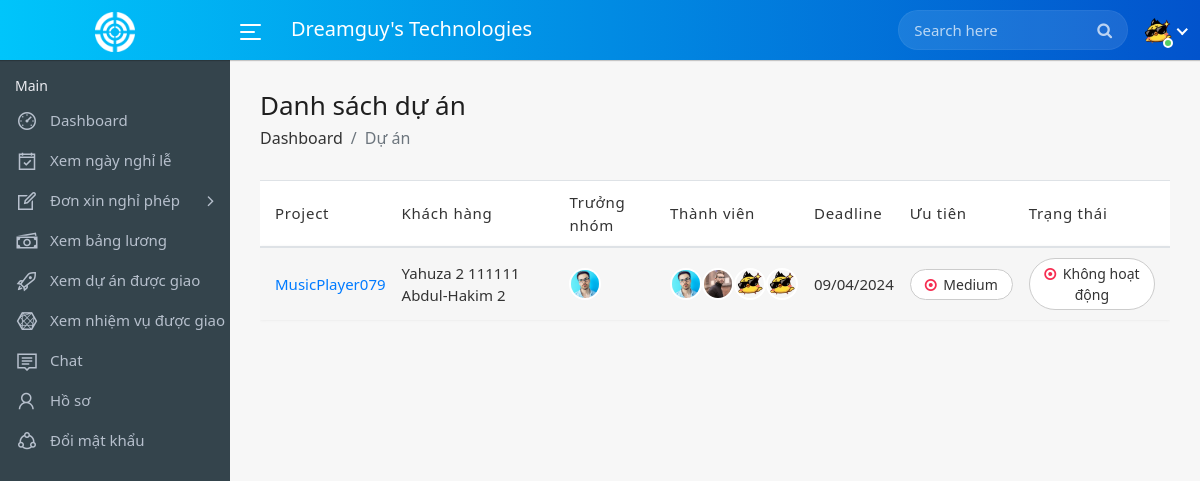
Before: /employee/project.php (signed in) with the older database file.
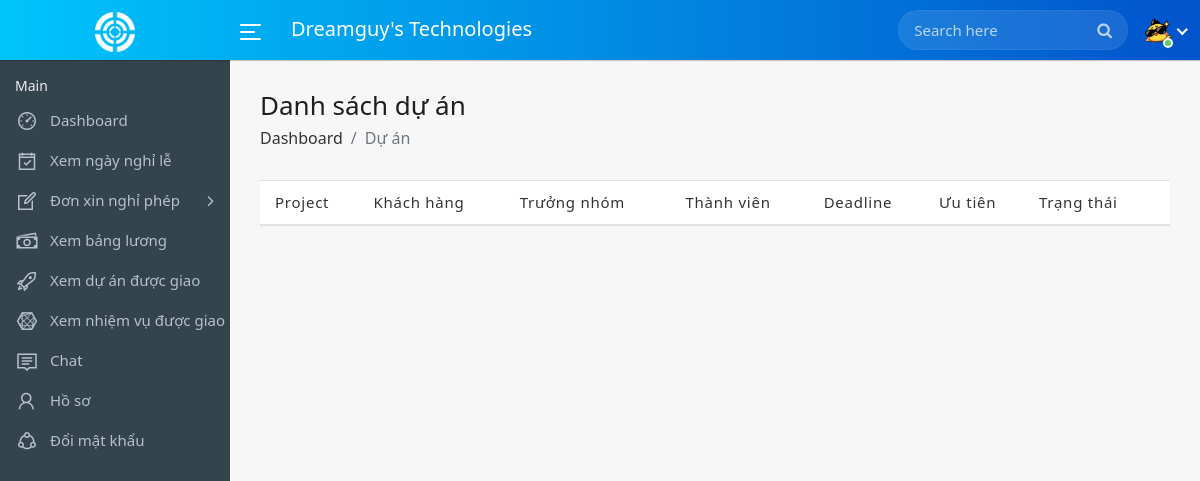
After: the same page with the newer database file.
### tables this page shows
CREATE TABLE `projects` (
  `id` int(11) NOT NULL,
  `name` varchar(255) NOT NULL,
  `client_id` int(11) NOT NULL,
  `start_date` date NOT NULL,
  `end_date` date NOT NULL,
  `rate` double NOT NULL,
  `priority` varchar(200) NOT NULL,
  `leader` int(11) NOT NULL,
  `team` longtext NOT NULL,
  `description` longtext NOT NULL,
  `files` longtext NOT NULL,
  `progress` varchar(100) DEFAULT '0',
  `status` int(11) NOT NULL DEFAULT 0,
  `created_at` timestamp NOT NULL DEFAULT current_timestamp()
);

CREATE TABLE `clients` (
  `id` int(11) NOT NULL,
  `firstname` varchar(255) NOT NULL,
  `lastname` varchar(255) NOT NULL,
  `email` varchar(255) NOT NULL,
  `phone` varchar(20) NOT NULL,
  `company` varchar(255) NOT NULL,
  `address` varchar(255) NOT NULL,
  `avatar` varchar(225) NOT NULL,
  `create_at` date NOT NULL DEFAULT current_timestamp()
);

CREATE TABLE `employees` (
  `id` int(11) NOT NULL,
  `firstname` varchar(100) NOT NULL,
  `lastname` varchar(100) NOT NULL,
  `phone` varchar(20) NOT NULL,
  `email` varchar(100) NOT NULL,
  `department_id` int(11) NOT NULL,
  `designation_id` int(11) NOT NULL,
  `join_date` date NOT NULL DEFAULT current_timestamp(),
  `uuid` varchar(20) NOT NULL,
  `avatar` varchar(200) NOT NULL,
  `basic_salary` double NOT NULL,
  `created_at` datetime NOT NULL DEFAULT current_timestamp()
);

### class/project.php (called while the page is built, shortened)
<?php
class Project {
    private $dbh;
    public function __construct($dbh) {
        $this->dbh = $dbh;
    }
    public function getProjectsByEmp($employeeId) {
        try {
            $query = "SELECT projects.name, projects.rate, projects.client_id, projects.start_date, projects.end_date, projects.priority, projects.leader, projects.team , projects.description, projects.files, projects.progress, projects.status, projects.created_at, projects.id as project_id, clients.firstname AS firstname_c, clients.lastname AS lastname_c, employees.*
                      FROM projects
                      INNER JOIN clients ON projects.client_id = clients.id
                      INNER JOIN employees ON projects.leader = employees.id
                      WHERE JSON_CONTAINS(projects.team, '\"$employeeId\"')";
            $stmt = $this->dbh->prepare($query);
            $stmt->execute();
            return $stmt->fetchAll(PDO::FETCH_ASSOC);
        } catch (PDOException $e) {
            echo "Error: " . $e->getMessage();
            return false;
        }
    }
    public function getEmployeeById($id) {
        try {
            $query = "SELECT * FROM employees WHERE id = :id";
            $stmt = $this->dbh->prepare($query);
            $stmt->bindParam(':id', $id);
            $stmt->execute();
            return $stmt->fetch(PDO::FETCH_ASSOC);
        } catch (PDOException $e) {
            echo "Error: " . $e->getMessage();
            return false;
        }
    }
}
?>

### employee/project.php (the view, shortened to what the changed rows need)
<?php
include_once('../includes/config.php');
include_once('../class/project.php');
$projectObj = new Project($dbh);
?>
<!DOCTYPE html>
<html lang="en">
    <head>
        <link rel="stylesheet" href="../assets/css/bootstrap.min.css">
        <link rel="stylesheet" href="../assets/css/font-awesome.min.css">
        <link rel="stylesheet" href="../assets/css/line-awesome.min.css">
		<link rel="stylesheet" href="../assets/css/dataTables.bootstrap4.min.css">
		<link rel="stylesheet" href="../assets/css/select1.min.css">
		<link rel="stylesheet" href="../assets/css/bootstrap-datetimepicker.min.css">
		<link rel="stylesheet" href="../assets/plugins/summernote/dist/summernote-bs4.css">
        <link rel="stylesheet" href="../assets/css/style.css">
		<link rel="stylesheet" type="text/css"
        href="https://cdn.datatables.net/buttons/2.2.2/css/buttons.dataTables.min.css">
    </head>
    <body>
        <div class="main-wrapper">
            <div class="page-wrapper">
                <div class="content container-fluid">
					<div class="row">
						<div class="col-md-12">
							<div class="table-responsive">
								<table class="table table-striped custom-table datatable">
									<thead>
										<tr>
											<th>Project</th>
											<th>Khách hàng</th>
											<th>Trưởng nhóm</th>
											<th>Thành viên</th>
											<th>Deadline</th>
											<th>Ưu tiên</th>
											<th>Trạng thái</th>
										</tr>
									</thead>
									<tbody>
										<?php
                                            $id = $_SESSION['employee_id'];
											$results = $projectObj->getProjectsByEmp($id);
											if($results):
											foreach($results as $row):
										?>
										<tr>
											<td>
												<a href="project-view.php?id=<?=$row["project_id"]?>"><?=$row["name"]?></a>
											</td>
											<td><?=$row["firstname_c"]." ".$row["lastname_c"]?></td>
											<td>
												<ul class="team-members">
													<li>
														<a href="#" data-toggle="tooltip" title="<?=$row["firstname"]." ".$row["lastname"]?>"><img alt="" src="../upload/employees/<?=$row["avatar"]?>"></a>
													</li>
												</ul>
											</td>
											<td>
												<ul class="team-members text-nowrap">
												<?php
												 	$team = json_decode($row['team'], true);
													foreach ($team as $id):
														$employee_team = $projectObj->getEmployeeById($id);
														if ($employee_team !== null) {
													?>
														<li>
															<a href="#" title="<?= $employee_team['firstname'] . " " . $employee_team['lastname'] ?>" data-toggle="tooltip">
																<img alt="" src="../upload/employees/<?= $employee_team['avatar'] ?>">
															</a>
														</li>
													<?php
														} else {
														}
													endforeach;
													?>
												</ul>
											</td>
											<td><?=date("d/m/Y", strtotime($row["end_date"]))?></td>
											<td>
												<div class="dropdown action-label">
													<a href="" class="btn btn-white btn-sm btn-rounded " data-toggle="dropdown" aria-expanded="false"><i class="fa fa-dot-circle-o text-danger"></i> <?=$row["priority"]?> </a>
												</div>
											</td>
											<td>
												<div class="dropdown action-label">
												<?php
													if($row["status"] == 1):
												?>
													<a href="" class="btn btn-white btn-sm btn-rounded " data-toggle="dropdown" aria-expanded="false"><i class="fa fa-dot-circle-o text-success"></i> Đang làm </a>
												<?php
													else:
												?>
													<a href="" class="btn btn-white btn-sm btn-rounded " data-toggle="dropdown" aria-expanded="false"><i class="fa fa-dot-circle-o text-danger"></i> Không hoạt động </a>
												<?php
													endif;
												?>
												</div>
											</td>
										</tr>
										<?php
											endforeach;
										endif;  ?>
									</tbody>
								</table>
							</div>
						</div>
					</div>
                </div>
            </div>
        </div>
    </body>
</html>

Changed rows visible on the page:
removed projects: name "MusicPlayer079", client.firstname "Yahuza 2 111111", client.lastname "Abdul-Hakim 2", employees.avatar (picture), end_date "09/04/2024", priority "Medium", status 0 (drawn)
no longer on this page (row edited): employees: avatar (picture)
no longer on this page (row edited): employees: avatar (picture)
no longer on this page (row edited): employees: avatar (picture)
no longer on this page (row edited): employees: avatar (picture)
